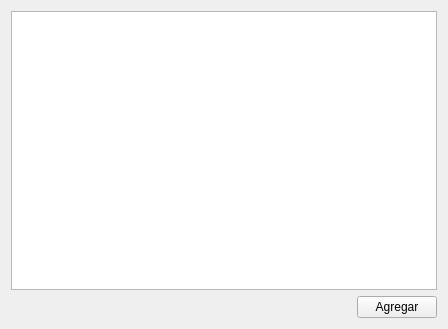
<?xml version="1.0" encoding="UTF-8"?>
<ui version="4.0">
 <class>Principal</class>
 <widget class="QWidget" name="Principal">
  <property name="geometry">
   <rect>
    <x>0</x>
    <y>0</y>
    <width>448</width>
    <height>329</height>
   </rect>
  </property>
  <property name="windowTitle">
   <string>Principal</string>
  </property>
  <layout class="QVBoxLayout" name="verticalLayout">
   <item>
    <widget class="QTableWidget" name="tblLista"/>
   </item>
   <item>
    <layout class="QHBoxLayout" name="horizontalLayout">
     <item>
      <spacer name="horizontalSpacer">
       <property name="orientation">
        <enum>Qt::Horizontal</enum>
       </property>
       <property name="sizeHint" stdset="0">
        <size>
         <width>40</width>
         <height>20</height>
        </size>
       </property>
      </spacer>
     </item>
     <item>
      <widget class="QPushButton" name="btnAgregar">
       <property name="text">
        <string>Agregar</string>
       </property>
      </widget>
     </item>
    </layout>
   </item>
  </layout>
 </widget>
 <resources/>
 <connections/>
</ui>
